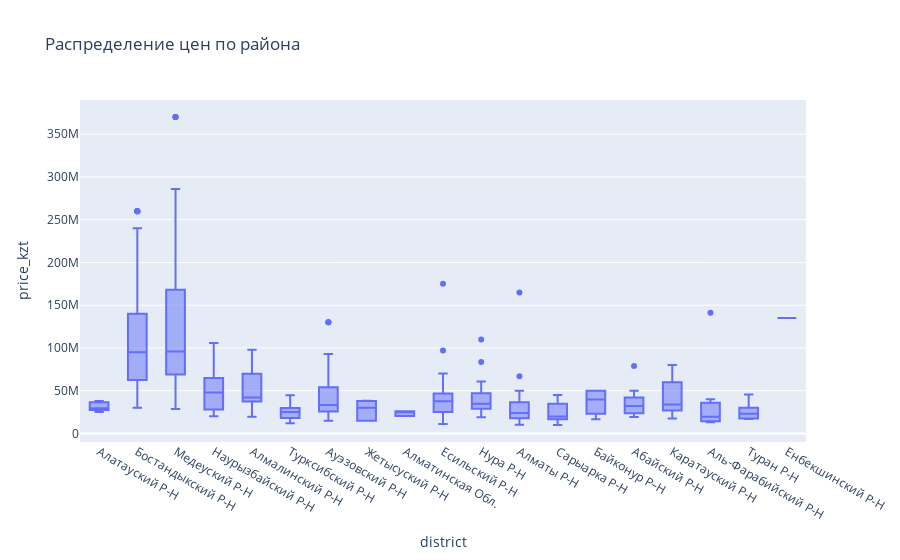

Source (notebook cell):
### Markdown cell above
#### Boxplot

### Code cell
px.box(df, x = 'district', y = 'price_kzt', title = 'Распределение цен по района')

### Figure 1 — Plotly figure (JSON) as saved in the notebook; plotly's stock layout.template omitted (floating-point values rounded to 4 significant figures; data arrays with more than 128 entries replaced by an {"elided": "..."} marker saying what was removed)
{"data": [{"alignmentgroup": "True", "hovertemplate": "district=%{x}<br>price_kzt=%{y}<extra></extra>", "legendgroup": "", "marker": {"color": "#636efa"}, "name": "", "notched": false, "offsetgroup": "", "orientation": "v", "showlegend": false, "type": "box", "x": {"elided": "580 str values"}, "x0": " ", "xaxis": "x", "y": {"elided": "580 int values"}, "y0": " ", "yaxis": "y"}], "layout": {"autosize": true, "boxmode": "group", "legend": {"tracegroupgap": 0}, "title": {"text": "Распределение цен по района"}, "xaxis": {"anchor": "y", "autorange": true, "domain": [0, 1], "range": [-0.5, 18.5], "title": {"text": "district"}, "type": "category"}, "yaxis": {"anchor": "x", "autorange": true, "domain": [0, 1], "range": [-9982000.0, 390000000.0], "title": {"text": "price_kzt"}, "type": "linear"}}}
